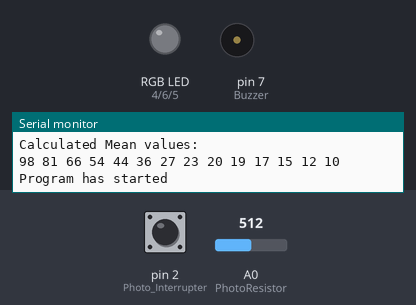
Simulated run of this sketch. Board: Arduino Uno, built with avr-gcc and run on an emulated ATmega328P. On the bench: an RGB LED mixed from three pins (HIGH = lit), buzzer (waves = sounding), the last lines printed to the serial monitor. The inputs (shaded band) are chosen by the test bench; at power-on: pin 2 (Photo_Interrupter) HIGH, A0 (PhotoResistor) = 512.

Above: at 1.5 s.
1.6 s: pin 2 (Photo_Interrupter) pulled LOW for 0.15 s
At 2.9 s:
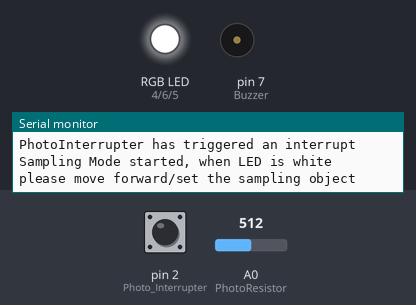
At 9.31 s:
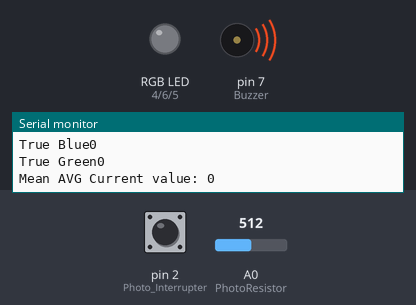
Timing chart, 0 to 16.7 s (numbered marks = the images above; inputs shaded):
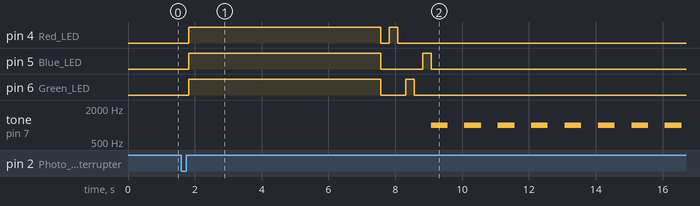

Measured:
- after the input at 1.6 s, pin 4 (Red_LED): LOW → HIGH after 0.22 s, → LOW 5.7 s later, → HIGH 0.25 s later, → LOW 0.25 s later; pin 5 (Blue_LED): LOW → HIGH after 0.22 s, → LOW 5.7 s later, → HIGH 1.3 s later, → LOW 0.25 s later

The sketch:

Optical_Distance_Sensor_Pt2.ino
```cpp
char Manual[] = "\tHello and welcome to Anis & Polina RGB Calibration\n\nThe program once started will print out 15\nsampled Red,Green and blue light level.\nTo start the program all you have to do,\nInsert a separation page between the RGB LED\nand the photoresistor, user should wait until data\nIs displayed on communication port and no LEDs OFF";
char Error_Message[] = "ERROR ERROR ERROR, Consult the owners program is HALTED";

#define Mean_Buffer_Size  14
int Red_values[Mean_Buffer_Size]   = {150,130,111,93, 76, 63, 48, 41, 35, 34, 32, 29, 22, 19};
int Blue_values[Mean_Buffer_Size]  = {66 ,52 ,41 ,31, 26, 21, 16, 13, 12, 11, 9 , 8 , 6 , 5 };
int Green_values[Mean_Buffer_Size] = {78 ,63 ,48 ,40, 32, 26, 18, 17, 15, 12, 11, 10, 8 , 6 };

int Mean_AVG[Mean_Buffer_Size] = {0};

//Macros
//------------------------------------------------------------------------------------------------
#define Max(a, b) (a>b?a:b)
#define IsBigger(a, b) (a>b?1:0)
#define IsValid_INTpin(a) (a>1 && a<4 ?1:0)
//------------------------------------------------------------------------------------------------

//Definitions
//------------------------------------------------------------------------------------------------
#define Number_Of_Samples  4
//------------------------------------------------------------------------------------------------

//Enums & Flags
//------------------------------------------------------------------------------------------------
enum Program_Status{
  Idle,
  Start,
  Sampling,
  Busy,
  Display,
  Active,
  Stop
  };

enum LED_Status{
  Red,
  Green,
  Blue
  };

Program_Status Program_Status_Flag = Idle;
Program_Status Timer1_Status_Flag  = Stop;
LED_Status Program_Status_LED_Flag = Red;
//------------------------------------------------------------------------------------------------


//Variables
//------------------------------------------------------------------------------------------------
int PhotoResistor     = A0;
//More light give us a lower analogRead value
//Less light gives us a higher analogRead value
int Photo_Interrupter = 2 ; //KY-010 sensor will be connected to INTERRUPT 0
int Red_LED           = 4 ;
int Blue_LED          = 5 ;
int Green_LED         = 6 ;
int Buzzer            = 7 ;
//------------------------------------------------------------------------------------------------

void setup() {
  //************************* UART/Console Configure
  Serial.begin(9600);
  Serial.println(Manual);

  //************************* Calculate the avarge mean
  Calculate_MeanAVG();

  //************************* RGB LED Configure
  pinMode(Red_LED  , OUTPUT);
  pinMode(Blue_LED , OUTPUT);
  pinMode(Green_LED, OUTPUT);
  RGB_LED_OFF();

  //************************* Interrupts Configure
  INTERRUPT0_Config();
  TIMER1_Config(); //configured for interrupt every 250ms/ 4Hz

  //************************* Allow Interrupts
  Program_Status_Flag = Idle;
  Serial.println("Program has started");
  Disable_TImer1();
  sei();
 }

void loop() {
  if(Program_Status_Flag == Sampling){
    Program_Status_Flag = Busy;
    //detachInterrupt(digitalPinToInterrupt(Photo_Interrupter)); //Turns off the given interrupt
    Serial.println("Sampling Mode started, when LED is white please move forward/set the sampling object");
    RGB_LED_OFF();
    //for(int i = 0 ; i<3;i++){
    White_LED_On();
    My_Delay(6000);//delay 1 sec User must move the object away/set
    RGB_LED_OFF();
    My_Delay(250);
    int temp_Analog_value_off_state_red = analogRead(PhotoResistor);
    Red_LED_On();
    My_Delay(250);
    int temp_Analog_value_on_state_red = analogRead(PhotoResistor);

    RGB_LED_OFF();
    My_Delay(250);
    int temp_Analog_value_off_state_green = analogRead(PhotoResistor);
    Green_LED_On();
    My_Delay(250);
    int temp_Analog_value_on_state_green = analogRead(PhotoResistor);

    RGB_LED_OFF();
    My_Delay(250);
    int temp_Analog_value_off_state_blue = analogRead(PhotoResistor);
    Blue_LED_On();
    My_Delay(250);
    int temp_Analog_value_on_state_blue = analogRead(PhotoResistor);
    RGB_LED_OFF();

    int TrueRed = temp_Analog_value_off_state_red - temp_Analog_value_on_state_red;
    if(TrueRed < 0)
      TrueRed = -1 * TrueRed;
    int TrueGreen = temp_Analog_value_off_state_green - temp_Analog_value_on_state_green;
    if(TrueGreen < 0)
      TrueGreen = -1 * TrueGreen;
    int TrueBlue = temp_Analog_value_off_state_blue - temp_Analog_value_on_state_blue;
    if(TrueBlue < 0)
      TrueBlue = -1 * TrueBlue;

    Serial.print("True Red");
    Serial.println(TrueRed);
    Serial.print("True Blue");
    Serial.println(TrueBlue);
    Serial.print("True Green");
    Serial.println(TrueGreen);

    int Mean_AVG_Current_value = (TrueRed + TrueGreen + TrueBlue)/3;
    Serial.print("Mean AVG Current value: ");
    Serial.println(Mean_AVG_Current_value);

    int distance = Find_Distance(Mean_AVG_Current_value-20);

    for(int i = 0; i < distance;i++){
      tone(Buzzer, 1000); // Send 1KHz sound signal...
      My_Delay(500);        // ...for 1 sec
      noTone(Buzzer);     // Stop sound...
      My_Delay(500);
      }
    Program_Status_Flag = Display;
    Disable_TImer1();
    Program_Status_Flag = Idle;
    EIFR = (1 << 0);
    EIFR = (1 << 1);
    attachInterrupt(digitalPinToInterrupt(Photo_Interrupter),PhotoInterrupter_CallBack,HIGH);
    }
}


//Functions
//-----------------------------------------------------------------------------------------
//---------------------------------- User functions
int Find_Distance(int Mean_AVG_Current_value)
{
  for(int i = 0 ; i < Mean_Buffer_Size; i++){
    if(Mean_AVG[i] < Mean_AVG_Current_value){
      Serial.print("Index: ");
      Serial.print(i);
      Serial.print(" ");
      return i;
    }
  }
  Serial.println();
}

void Calculate_MeanAVG(void)
{
  Serial.println("Calculated Mean values: ");
  for(int i = 0 ; i < Mean_Buffer_Size; i++){
    int tempVal = Red_values[i] + Green_values[i] + Blue_values[i];
    Mean_AVG[i] = tempVal/3;
    Serial.print(Mean_AVG[i],DEC);
    Serial.print(" ");
    }
    Serial.println();
}

void My_Delay(int Time_In_ms){
  //Serial.print("My delay started  ");
  int count = Time_In_ms/250;
  int temp;
  //Serial.println(count);
  Timer1_Status_Flag = Stop;
  Enable_TImer1();
  while(count){
    while(Timer1_Status_Flag == Stop){
      //temp = temp + 1;//
      Serial.print("");
      }
    count = count-1;
    Timer1_Status_Flag = Stop;
    //Serial.println(count);
    }
    Disable_TImer1();
    //Serial.println("My delay finish");
  }
void Red_LED_On(void){
  digitalWrite(Red_LED,HIGH);
  }
void Green_LED_On(void){
  digitalWrite(Green_LED,HIGH);
  }
void Blue_LED_On(void){
  digitalWrite(Blue_LED,HIGH);
  }
void White_LED_On(void){
  digitalWrite(Red_LED,HIGH);
  digitalWrite(Blue_LED,HIGH);
  digitalWrite(Green_LED,HIGH);
  }
void RGB_LED_OFF(void){
  digitalWrite(Red_LED,LOW);
  digitalWrite(Blue_LED,LOW);
  digitalWrite(Green_LED,LOW);
  }
//---------------------------------- Interrupts Callbacks
ISR(TIMER1_COMPA_vect){
  Timer1_Status_Flag = Active;
  //Serial.println("Timer is Active");
  TCNT1 = 0;
  }

void PhotoInterrupter_CallBack(void){
  EIFR = (1 << 0);
  detachInterrupt(digitalPinToInterrupt(Photo_Interrupter)); //Turns off the given interrupt
  if(Program_Status_Flag == Idle)
    Program_Status_Flag = Sampling;
  Serial.println("PhotoInterrupter has triggered an interrupt");
 }
//---------------------------------- Interrupts Configure
void INTERRUPT0_Config(void){
  pinMode(Photo_Interrupter,INPUT_PULLUP); //setup pin as input_pullup
  if(IsValid_INTpin(Photo_Interrupter))
    attachInterrupt(digitalPinToInterrupt(Photo_Interrupter),PhotoInterrupter_CallBack,RISING);//LOW CHANGE RISING FALLING
  else{
    cli();//stop interrupts
    detachInterrupt(digitalPinToInterrupt(Photo_Interrupter)); //Turns off the given interrupt
    Serial.println("Interrupt test pin selected");
    Serial.println("/tphoto Interrupter pin selections is incorrect\nProgram halted");
    while(1);
    }
  }

void TIMER1_Config(void){
  cli();//stop interrupts
  //set timer1 interrupt at 4Hz
  TCCR1A = 0;// set entire TCCR1A register to 0
  TCCR1B = 0;// same for TCCR1B
  TCNT1 = 0;//initialize counter value to 0
  //set compare match register for 1hz increments
  OCR1A = 3905;// = (16*10^6) / (4*1024)- 1 (must be <65536)
  // turn on CTC mode
  TCCR1B |= (1 << WGM12);
  // Set CS12 and CS10 bits for 1024 prescaler
  TCCR1B |= (1 << CS12) | (1 << CS10);
  // disable timer compare interrupt
  Disable_TImer1();
  }

void Enable_TImer1(void){
  TCNT1 = 0;
  TIMSK1 |= (1 << OCIE1A);
  }
void Disable_TImer1(void){
  TCNT1 = 0;
  TIMSK1 &= ~(1 << OCIE1A);
  }
```
